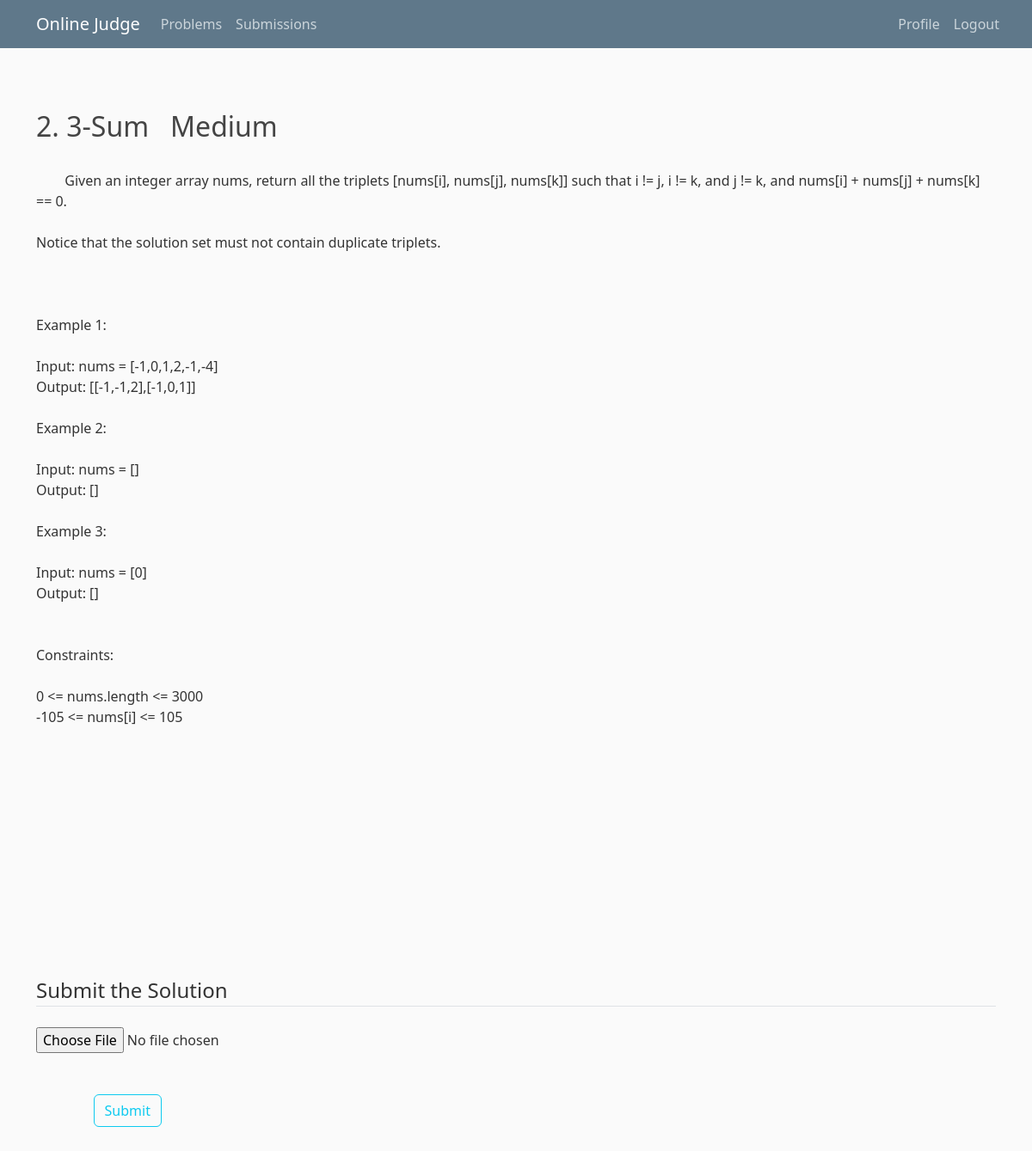
/problems/2/details/ (signed in), run on the app's committed database.
### problems/models.py (models this page shows)
class Problem(models.Model):
    title = models.CharField(max_length=30,unique=True)
    content = models.TextField()
    difficulty = models.CharField(max_length=20)
    inputTestCasePath = models.CharField(max_length=200)
    outputTestCasePath = models.CharField(max_length=200)

### problems/views.py (the view, shortened to what this page needs)
# urls.py: path('<int:problem_id>/details/', views.details, name = "problems-details"),
@login_required
def details(request,problem_id):
    problem = get_object_or_404(Problem,pk=problem_id)
    return render(request, 'problems/details.html',{'problem':problem})

### problems/templates/problems/details.html (shortened to what this page needs)
{% extends "problems/base.html" %}
{% block content %}
    <div class="col show-white-space">
        <h2>{{problem.id}}. {{problem.title}}   {{problem.difficulty}}</h2>
        {{problem.content}}
    <div>
    <div class="col">
        <div class="">
            <form method="POST" enctype="multipart/form-data">
                <fieldset class="form-group">
                    <legend class="border-bottom mb-4">Submit the Solution</legend>
                    <input type="file" id="solution" name="solution">
                </fieldset>
                <button class="btn btn-outline-info" type="submit">Submit</button>
            </form>
        </div>
    </div>
{% endblock content %}

### problems/static/problems/main.css (style rules this page uses)
body { background: #fafafa; color: #333333; margin-top: 5rem; }
h1, h2, h3, h4, h5, h6 { color: #444444; }
.show-white-space { white-space: pre-wrap; }

### data on the page
Problem: id "2", title "3-Sum", difficulty "Medium", content "Given an integer array nums, return all the triplets [nums[i], nums[j], nums[k]] such that i != j, i != k, and j != k, and nums[i] + nums[j] + nums[k] == 0. Notice that the solution set must not contain duplicate triplets. Example 1: Input: nums = [-1,0,1,2,-1,-4] Output: [[-1,-1,2],[-1,0,1]] Example 2: Input: nums = [] Output: [] Example 3: Input: nums = [0] Output: [] Constraints: 0 <= nums.length <= 3000 -105 <= nums[i] <= 105"
